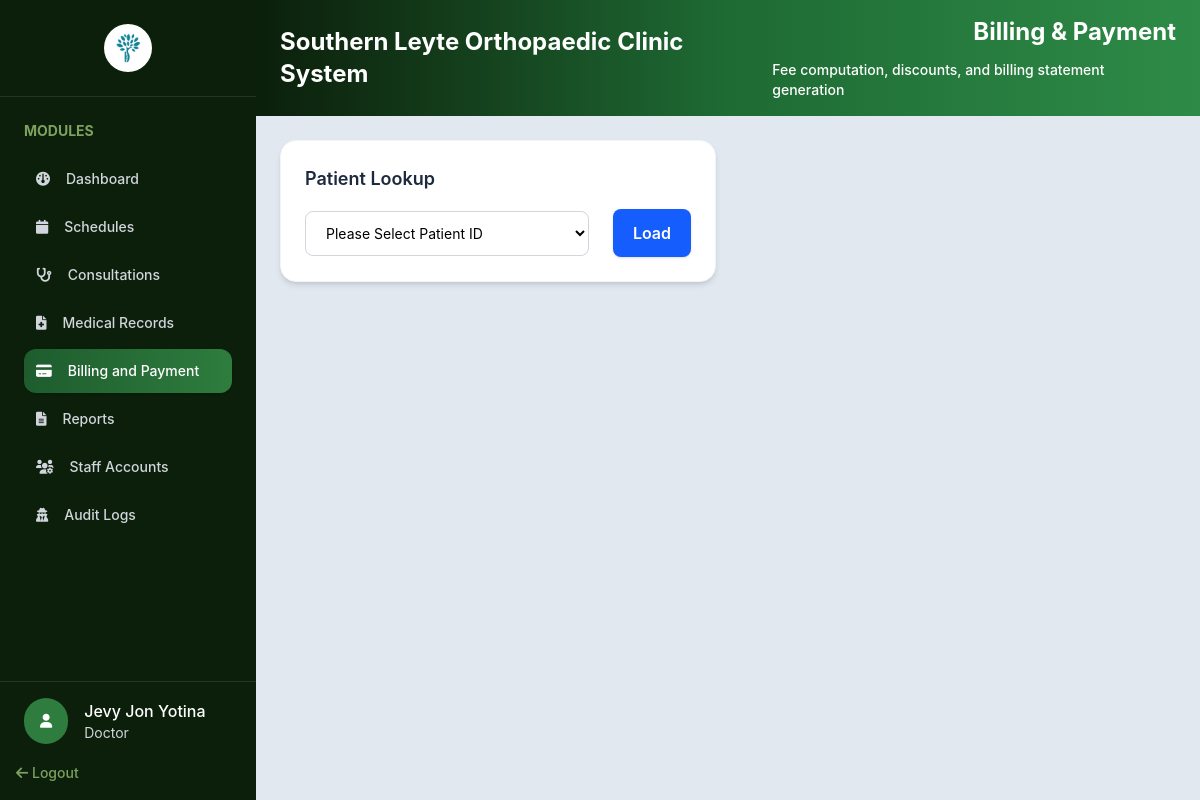
The page /admin/billing-payment.php (signed in) on the database its author committed.
### tables this page shows
CREATE TABLE `users` (
  `UserID` int UNSIGNED NOT NULL,
  `Username` varchar(50) NOT NULL,
  `PasswordHash` varchar(255) NOT NULL,
  `FirstName` varchar(100) NOT NULL,
  `MiddleName` varchar(255) DEFAULT NULL,
  `LastName` varchar(100) NOT NULL,
  `Role` enum('Admin','Doctor','Staff') NOT NULL DEFAULT 'Staff',
  `IsDoctor` tinyint(1) NOT NULL DEFAULT '0',
  `Email` varchar(150) DEFAULT NULL,
  `Phone` varchar(30) DEFAULT NULL,
  `Status` enum('Active','Inactive') NOT NULL DEFAULT 'Active',
  `CreatedAt` timestamp NOT NULL DEFAULT CURRENT_TIMESTAMP
);

### includes/auth.php (called while the page is built, shortened)
<?php
class SessionManager
{
    public static function isLoggedIn(): bool
    {
        return isset($_SESSION['user_id']) || isset($_SESSION['userId']) || isset($_SESSION['user']);
    }
    public static function getCurrentRole(): ?string
    {
        return $_SESSION['access_type']
            ?? $_SESSION['user']['Role']
            ?? $_SESSION['Role']
            ?? null;
    }
    public static function getUser(PDO $pdo): ?array
    {
        $userId = $_SESSION['user_id'] ?? $_SESSION['userId'] ?? $_SESSION['user']['UserID'] ?? null;
        $statement = $pdo->prepare(
            'SELECT UserID AS user_id, Username AS username, FirstName AS first_name,
                    LastName AS last_name, Email AS email, Phone AS phone,
                    Role AS role, IsDoctor AS is_doctor, Status AS status, CreatedAt AS created_at
             FROM users WHERE UserID = ?'
        );
        $statement->execute([$userId]);
        return $statement->fetch(PDO::FETCH_ASSOC) ?: null;
    }
}

### admin/billing-payment.php (the view, shortened to what this page needs)
<?php
require_once __DIR__ . '/../config/config.php';
require_once __DIR__ . '/../includes/auth.php';
$admin = SessionManager::getUser($pdo);
?>
<!DOCTYPE html>
<html lang="en">
<head>
    <link rel="stylesheet" href="../assets/css/output.css">
    <link rel="stylesheet" href="../assets/css/global.css">
    <link rel="stylesheet" href="https://cdnjs.cloudflare.com/ajax/libs/font-awesome/6.0.0-beta3/css/all.min.css">
</head>
<body class="h-screen flex bg-slate-200 overflow-hidden">
    <?php include_once '../includes/sidebar.php'; ?>
    <section class="flex-1 min-h-0 flex flex-col overflow-hidden">
        <div
            class="flex items-center justify-between bg-gradient-to-r from-[#0b1f0b] via-[#1e6b34] to-[#2e8b47] px-6 py-4">
            <h1 class="text-2xl font-bold text-white">Southern Leyte Orthopaedic Clinic System</h1>
            <div class="flex flex-col gap-3 items-end">
                <h1 class="text-2xl font-bold text-white">Billing & Payment</h1>
                <h3 class="text-sm font-medium text-white">Fee computation, discounts, and billing statement generation</h3>
            </div>
        </div>
        <div class="grid grid-cols-12 gap-6 min-h-0 overflow-auto p-6 space-y-4">
            <div class="col-span-6">
                <div class="bg-white rounded-2xl p-6 shadow-md border border-slate-100">
                    <label for="patient-lookup" class="block text-lg font-semibold text-slate-800">Patient
                        Lookup</label>
                    <div class="mt-4 flex items-center gap-4">
                        <select
                            class="w-full border border-gray-300 bg-white rounded-lg px-4 py-3 text-sm focus:outline-none focus:ring-2 focus:ring-blue-500"
                            name="patient_id" id="patient-lookup" required>
                            <option value="" aria-readonly="true">Please Select Patient ID</option>
                        </select>
                        <button id="load-btn" type="button"
                            class="ml-2 inline-flex items-center justify-center bg-blue-600 hover:bg-blue-700 text-white font-semibold px-5 py-3 rounded-lg shadow-sm">Load</button>
                    </div>
                </div>
            </div>
            <div class="col-span-6">
            </div>
        </div>
    </section>
</body>
</html>

### includes/sidebar.php (shortened to what this page needs)
<?php
$currentRole = strtolower((string) (SessionManager::getCurrentRole() ?? 'staff'));
$currentFile = basename($_SERVER['PHP_SELF']);
?>
<div class="w-64 shrink-0 bg-[#0b1f0b] flex flex-col h-full">
    <div class="w-full border-b p-6 border-[#1e3a1e] flex items-center justify-center gap-4">
        <img src="../assets/img/icon-logo.ico" alt="SLOC Logo" class="w-12 h-12 object-contain rounded-full">
    </div>
    <div class="custom-scrollbar w-full p-6 overflow-y-auto flex-1 min-h-0">
        <h2 class="text-[#7fa05e] font-bold text-sm mb-4">MODULES</h2>
        <?php foreach ($navItems as $item): ?>
            <?php if (in_array($currentRole, $item['roles'], true)): ?>
                <?php $isActive = $currentFile === $item['file']; ?>
                <div
                    class="flex items-center p-3 rounded-xl gap-4 mb-1 <?= $isActive ? 'bg-gradient-to-r from-[#1e5c2e] to-[#2e7d3e] shadow-sm' : '' ?>">
                    <i
                        class="text-sm fa-solid <?= htmlspecialchars($item['icon']) ?> <?= $isActive ? 'text-white' : 'text-gray-300' ?>"></i>
                    <a href="<?= htmlspecialchars($item['href']) ?>"
                        class="text-sm font-medium <?= $isActive ? 'text-white' : 'text-gray-300 hover:text-white' ?>">
                        <?= htmlspecialchars($item['label']) ?>
                    </a>
                </div>
            <?php endif; ?>
        <?php endforeach; ?>
    </div>
    <div class="mt-auto">
        <div class="w-full border-t pt-4 pl-6 border-[#1e3a1e] flex items-center gap-4">
            <i class="text-sm fa-solid fa-user text-white p-4 bg-[#2e7d3e] rounded-full"></i>
            <div>
                <?php if ($admin): ?>
                    <h1 class="text-white text-md font-medium">
                        <?= htmlspecialchars($admin['first_name']) ?>     <?= htmlspecialchars($admin['last_name']) ?>
                    </h1>
                    <h3 class="text-gray-300 text-sm"><?= htmlspecialchars($admin['role']) ?></h3>
                <?php endif; ?>
            </div>
        </div>
        <div class="w-full p-4">
            <a href="../logout.php" class="text-[#7fa05e] hover:text-red-400 font-medium text-sm">
                <i class="fa-solid fa-arrow-left"></i> Logout
            </a>
        </div>
    </div>
</div>

### rows shown on the page
users: FirstName "Jevy Jon", LastName "Yotina", Role "Doctor"

### other values the page prints
$item['label'] "Dashboard"
$item['label'] "Schedules"
$item['label'] "Consultations"
$item['label'] "Medical Records"
$item['label'] "Billing and Payment"
$item['label'] "Reports"
$item['label'] "Staff Accounts"
$item['label'] "Audit Logs"
